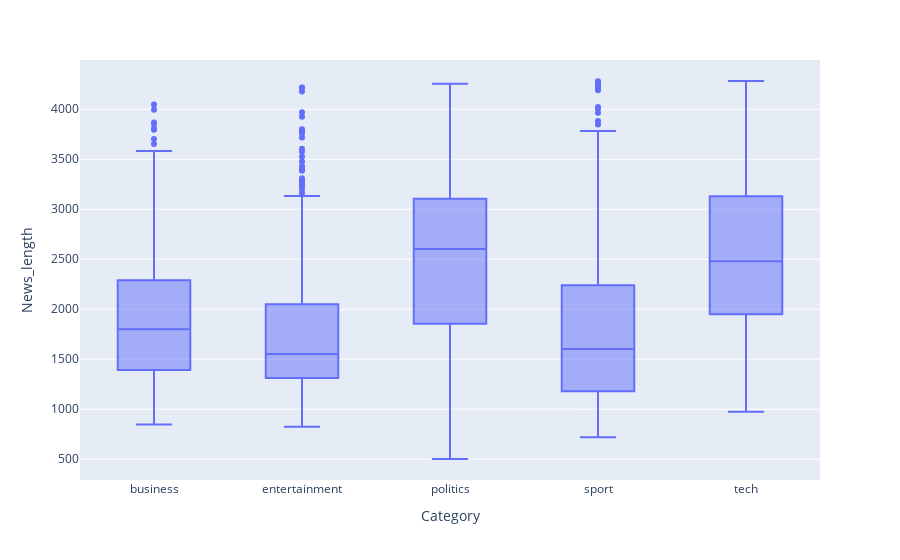

The cell this chart's notebook holds for it:
### Code cell
plt.figure(figsize=(12.8,6))
#sns.boxplot(data=df_95, x='Category', y='News_length');
fig=px.box(df_95, x='Category', y='News_length');
fig.show()

### Figure 1 — Plotly figure (JSON) as saved in the notebook; plotly's stock layout.template omitted (floating-point values rounded to 4 significant figures; data arrays with more than 128 entries replaced by an {"elided": "..."} marker saying what was removed)
{"data": [{"alignmentgroup": "True", "hovertemplate": "Category=%{x}<br>News_length=%{y}<extra></extra>", "legendgroup": "", "marker": {"color": "#636efa"}, "name": "", "notched": false, "offsetgroup": "", "orientation": "v", "showlegend": false, "type": "box", "x": {"elided": "2113 str values"}, "x0": " ", "xaxis": "x", "y": {"elided": "2113 int values"}, "y0": " ", "yaxis": "y"}], "layout": {"boxmode": "group", "legend": {"tracegroupgap": 0}, "margin": {"t": 60}, "xaxis": {"anchor": "y", "domain": [0, 1], "title": {"text": "Category"}}, "yaxis": {"anchor": "x", "domain": [0, 1], "title": {"text": "News_length"}}}}
